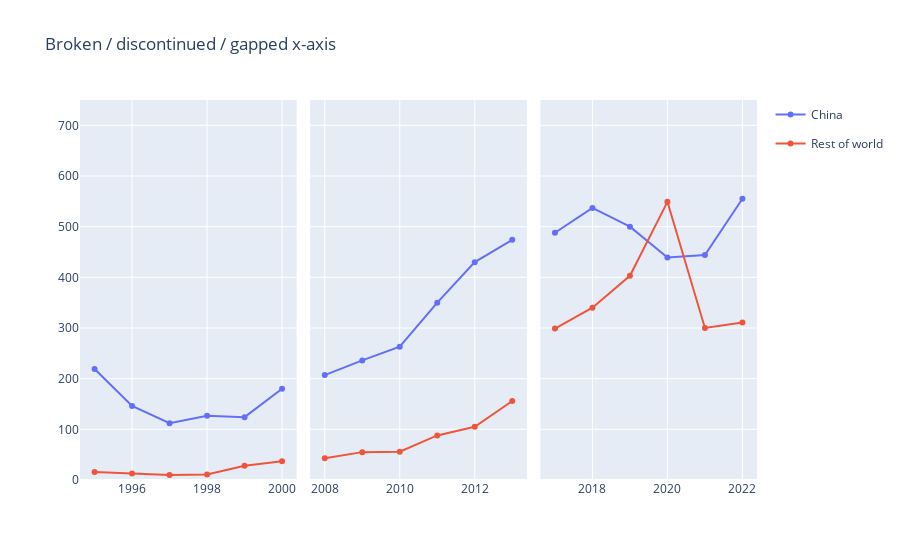

The cell this chart's notebook holds for it:
### Code cell
# this section is made specifically for this dataset
# and this number of dataframes but can easily
# be made flexible wrt your data if this setup
# if something you can use
fig.update_yaxes(range=[0, 750])
fig.update_yaxes(showticklabels=False, row=1, col=2)
fig.update_yaxes(showticklabels=False, row=1, col=3)

### Figure 1 — Plotly figure (JSON) as saved in the notebook; plotly's stock layout.template omitted (floating-point values rounded to 4 significant figures)
{"data": [{"legendgroup": "China", "marker": {"color": "#636EFA"}, "name": "China", "showlegend": true, "type": "scatter", "x": [1995, 1996, 1997, 1998, 1999, 2000], "xaxis": "x", "y": [219, 146, 112, 127, 124, 180], "yaxis": "y"}, {"legendgroup": "Rest of world", "marker": {"color": "#EF553B"}, "name": "Rest of world", "showlegend": true, "type": "scatter", "x": [1995, 1996, 1997, 1998, 1999, 2000], "xaxis": "x", "y": [16, 13, 10, 11, 28, 37], "yaxis": "y"}, {"legendgroup": "China", "marker": {"color": "#636EFA"}, "name": "China", "showlegend": false, "type": "scatter", "x": [2008, 2009, 2010, 2011, 2012, 2013], "xaxis": "x2", "y": [207, 236, 263, 350, 430, 474], "yaxis": "y2"}, {"legendgroup": "Rest of world", "marker": {"color": "#EF553B"}, "name": "Rest of world", "showlegend": false, "type": "scatter", "x": [2008, 2009, 2010, 2011, 2012, 2013], "xaxis": "x2", "y": [43, 55, 56, 88, 105, 156], "yaxis": "y2"}, {"legendgroup": "China", "marker": {"color": "#636EFA"}, "name": "China", "showlegend": false, "type": "scatter", "x": [2017, 2018, 2019, 2020, 2021, 2022], "xaxis": "x3", "y": [488, 537, 500, 439, 444, 555], "yaxis": "y3"}, {"legendgroup": "Rest of world", "marker": {"color": "#EF553B"}, "name": "Rest of world", "showlegend": false, "type": "scatter", "x": [2017, 2018, 2019, 2020, 2021, 2022], "xaxis": "x3", "y": [299, 340, 403, 549, 300, 311], "yaxis": "y3"}], "layout": {"title": {"text": "Broken / discontinued / gapped x-axis"}, "xaxis": {"anchor": "y", "domain": [0, 0.32]}, "xaxis2": {"anchor": "y2", "domain": [0.34, 0.66]}, "xaxis3": {"anchor": "y3", "domain": [0.68, 1]}, "yaxis": {"anchor": "x", "domain": [0, 1], "range": [0, 750]}, "yaxis2": {"anchor": "x2", "domain": [0, 1], "range": [0, 750], "showticklabels": false}, "yaxis3": {"anchor": "x3", "domain": [0, 1], "range": [0, 750], "showticklabels": false}}}
